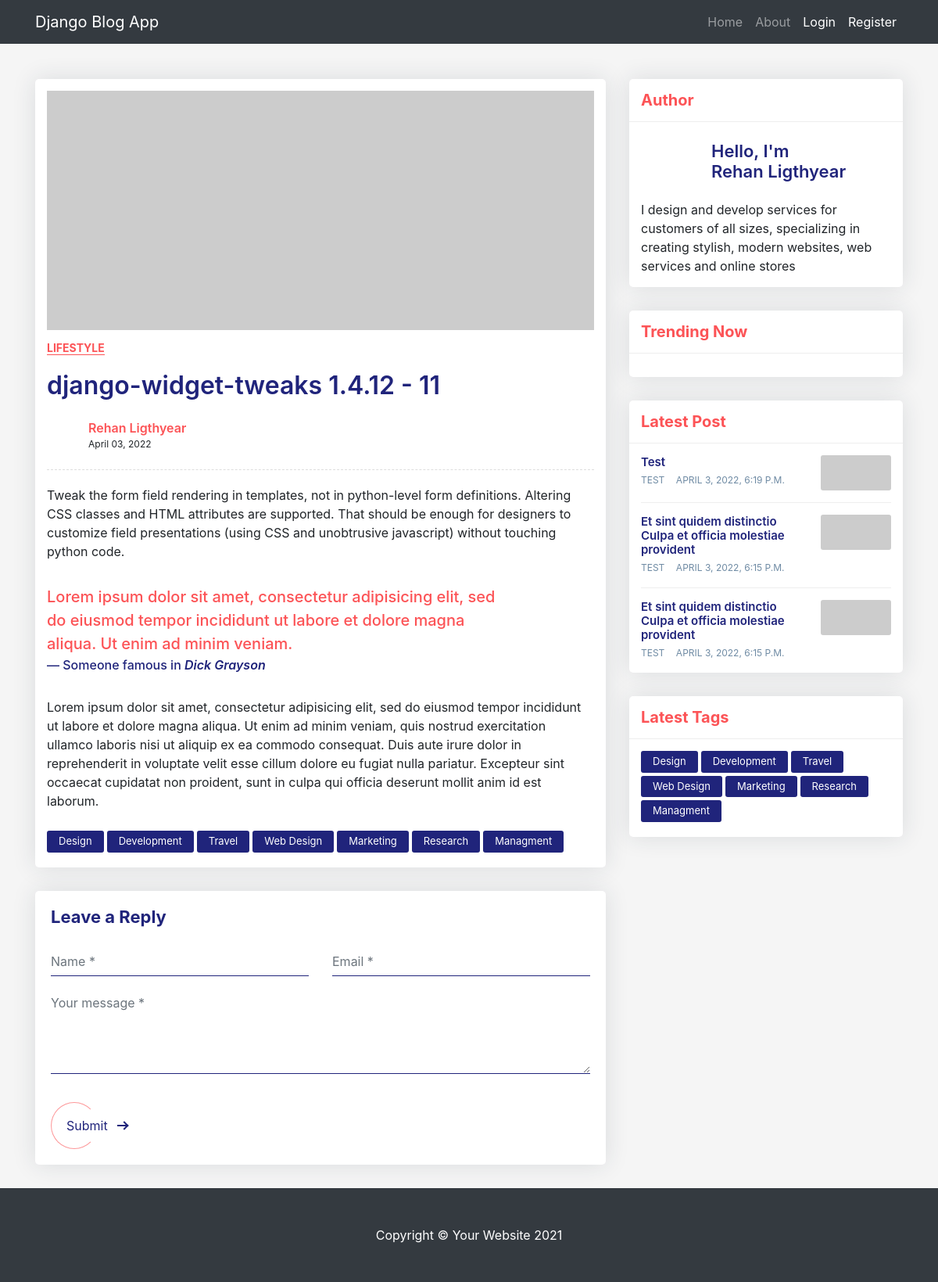
Before: /post/11 with the older database file.
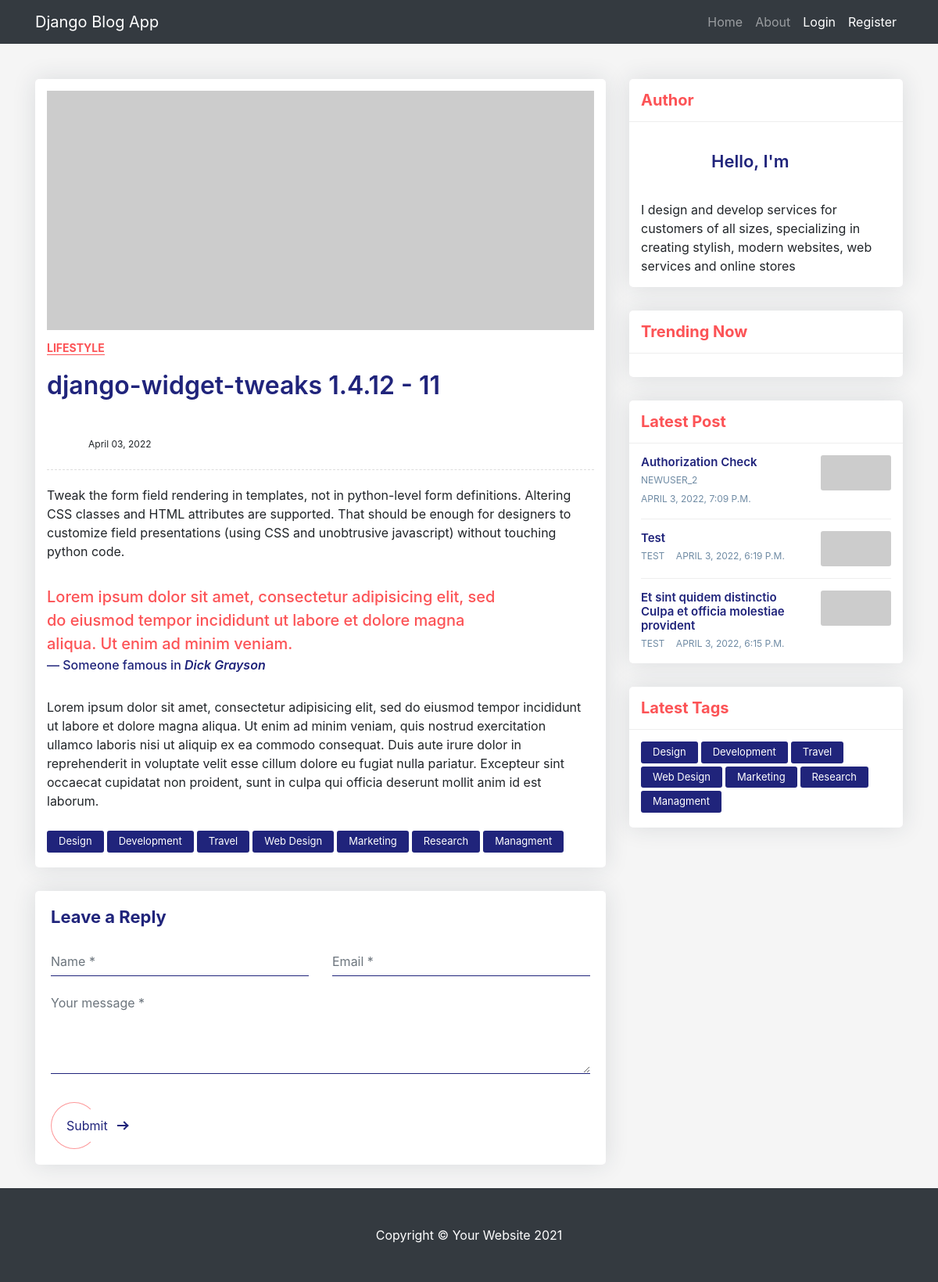
After: the same page with the newer database file.
### core/models.py (models this page shows, shortened)
class Post(models.Model):
    title = models.CharField(max_length = 100)
    content = models.TextField()
    created_at = models.DateTimeField(default=timezone.now)
    author = models.ForeignKey(User, on_delete=models.CASCADE)

### core/views.py (the view)
# urls.py: path('post/<int:pk>', views.PostDetailView.as_view(), name="blog-detail"),
class PostDetailView(DetailView):
    model = Post
    template_name = 'post_detail.html'
    def get_context_data(self, **kwargs):
        context = super(PostDetailView, self).get_context_data(**kwargs)
        context['posts'] = Post.objects.all()[::-1]
        return context

### core/templates/post_detail.html (shortened to what this page needs)
{% extends 'base.html' %}
{% block content %}
<div class="blog-single gray-bg">
    <div class="container">
        <div class="row align-items-start">
            <div class="col-lg-8 m-15px-tb">
                <article class="article">
                    <div class="article-img">
                        <img src="https://via.placeholder.com/800x350/87CEFA/000000" title="" alt="">
                    </div>
                    <div class="article-title">
                        <h6><a href="#">Lifestyle</a></h6>
                        <h2> {{ object.title }} - {{object.id}}</h2>
                        <div class="media">
                            <div class="avatar">
                            </div>
                            <div class="media-body">
                                <label> {{ object.author.first_name }} {{ object.author.last_name  }} </label>
                                <span>{{ object.created_at|date:"F d, Y" }}</span>
                            </div>
                        </div>
                    </div>
                    <div class="article-content">
                        <p> {{ object.content }} </p>
                        <blockquote>
                            <p>Lorem ipsum dolor sit amet, consectetur adipisicing elit, sed do eiusmod tempor incididunt ut labore et dolore magna aliqua. Ut enim ad minim veniam.</p>
                            <p class="blockquote-footer">Someone famous in <cite title="Source Title">Dick Grayson</cite></p>
                        </blockquote>
                        <p>Lorem ipsum dolor sit amet, consectetur adipisicing elit, sed do eiusmod tempor incididunt ut labore et dolore magna aliqua. Ut enim ad minim veniam, quis nostrud exercitation ullamco laboris nisi ut aliquip ex ea commodo consequat. Duis aute irure dolor in reprehenderit in voluptate velit esse cillum dolore eu fugiat nulla pariatur. Excepteur sint occaecat cupidatat non proident, sunt in culpa qui officia deserunt mollit anim id est laborum.</p>
                    </div>
                    <div class="nav tag-cloud">
                        <a href="#">Design</a>
                        <a href="#">Development</a>
                        <a href="#">Travel</a>
                        <a href="#">Web Design</a>
                        <a href="#">Marketing</a>
                        <a href="#">Research</a>
                        <a href="#">Managment</a>
                    </div>
                </article>
                <div class="contact-form article-comment">
                    <h4>Leave a Reply</h4>
                    <form id="contact-form" method="POST">
                        <div class="row">
                            <div class="col-md-6">
                                <div class="form-group">
                                    <input name="Name" id="name" placeholder="Name *" class="form-control" type="text">
                                </div>
                            </div>
                            <div class="col-md-6">
                                <div class="form-group">
                                    <input name="Email" id="email" placeholder="Email *" class="form-control" type="email">
                                </div>
                            </div>
                            <div class="col-md-12">
                                <div class="form-group">
                                    <textarea name="message" id="message" placeholder="Your message *" rows="4" class="form-control"></textarea>
                                </div>
                            </div>
                            <div class="col-md-12">
                                <div class="send">
                                    <button class="px-btn theme"><span>Submit</span> <i class="arrow"></i></button>
                                </div>
                            </div>
                        </div>
                    </form>
                </div>
            </div>
            <div class="col-lg-4 m-15px-tb blog-aside">
                <div class="widget widget-author">
                    <div class="widget-title">
                        <h3>Author</h3>
                    </div>
                    <div class="widget-body">
                        <div class="media align-items-center">
                            <div class="avatar">
                            </div>
                            <div class="media-body">
                                <h6>Hello, I'm<br> {{ object.author.first_name }} {{ object.author.last_name  }} </h6>
                            </div>
                        </div>
                        <p>I design and develop services for customers of all sizes, specializing in creating stylish, modern websites, web services and online stores</p>
                    </div>
                </div>
                <div class="widget widget-post">
                    <div class="widget-title">
                        <h3>Trending Now</h3>
                    </div>
                    <div class="widget-body">
                    </div>
                </div>
                <div class="widget widget-latest-post">
                    <div class="widget-title">
                        <h3>Latest Post</h3>
                    </div>
                    <div class="widget-body">
                        {% for post in posts|slice:":4" %}
                        {% if post.id != object.id %}
                        <div class="latest-post-aside media">
                            <div class="lpa-left media-body">
                                <div class="lpa-title">
                                    <h5><a href="{% url 'blog-detail' post.id %}">{{ post.title }}</a></h5>
                                </div>
                                <div class="lpa-meta">
                                    <a class="name" href="#">
                                        {{ post.author }}
                                    </a>
                                    <a class="date" href="#">
                                        {{ post.created_at }}
                                    </a>
                                </div>
                            </div>
                            <div class="lpa-right">
                                <a href="#">
                                    <img src="https://via.placeholder.com/400x200/FFB6C1/000000" title="" alt="">
                                </a>
                            </div>
                        </div>
                        {% endif %}
                        {% endfor %}
                    </div>
                </div>
                <div class="widget widget-tags">
                    <div class="widget-title">
                        <h3>Latest Tags</h3>
                    </div>
                    <div class="widget-body">
                        <div class="nav tag-cloud">
                            <a href="#">Design</a>
                            <a href="#">Development</a>
                            <a href="#">Travel</a>
                            <a href="#">Web Design</a>
                            <a href="#">Marketing</a>
                            <a href="#">Research</a>
                            <a href="#">Managment</a>
                        </div>
                    </div>
                </div>
            </div>
        </div>
    </div>
</div>
{% endblock content %}

### core/templates/base.html (shortened to what this page needs)
{% load static %}
<!DOCTYPE html>
<html lang="en">
<div class="min-vh-100 d-flex flex-column justify-content-between">
    <head>
        <link href="{% static '/main.css' %}" rel="stylesheet" />
        <link href="{% static '/detail.css' %}" rel="stylesheet" />
        <link rel="stylesheet" href="https://stackpath.bootstrapcdn.com/bootstrap/4.1.3/css/bootstrap.min.css">
    </head>
    <body>
        <nav class="navbar navbar-expand-lg navbar-dark bg-dark ">
            <div class="container">
                <a class="navbar-brand" href=" {% url 'blog-home' %} ">Django Blog App</a>
                <div class="collapse navbar-collapse" id="navbarSupportedContent">
                    <ul class="navbar-nav ms-auto mb-2 mb-lg-0">
                        <li class="nav-item"><a class="nav-link" href="{% url 'blog-home' %}">Home</a></li>
                        <li class="nav-item"><a class="nav-link" href="{% url 'blog-about' %}">About</a></li>
                        {% if not user.is_authenticated %}
                        <li class="nav-item"><a class="nav-link active" aria-current="page" href=" {% url 'login' %} ">Login</a></li>
                        <li class="nav-item"><a class="nav-link active" aria-current="page" href=" {% url 'register' %} ">Register</a></li>
                        {% endif %}
                    </ul>
                </div>
            </div>
        </nav>
        {% block content %}
        {% endblock content %}
        <footer class="py-5 bg-dark">
            <div class="container"><p class="m-0 text-center text-white">Copyright &copy; Your Website 2021</p></div>
        </footer>
    </body>
</div>
</html>

### core/static/detail.css (style rules this page uses)
body { margin-top:20px; }
.gray-bg { background-color: #f5f5f5; }
.blog-aside .widget { box-shadow: 0 0 30px rgba(31, 45, 61, 0.125); border-radius: 5px; overflow: hidden; background: #ffffff; margin-top: 15px; margin-bottom: 15px; width: 100%; display: inline-block; vertical-align: top; }
.blog-aside .widget-body { padding: 15px; }
.blog-aside .widget-title { padding: 15px; border-bottom: 1px solid #eee; }
.blog-aside .widget-title h3 { font-size: 20px; font-weight: 700; color: #fc5356; margin: 0; }
.blog-aside .widget-author .media { margin-bottom: 15px; }
.blog-aside .widget-author p { font-size: 16px; margin: 0; }
.blog-aside .widget-author .avatar { width: 70px; height: 70px; border-radius: 50%; overflow: hidden; }
.blog-aside .widget-author h6 { font-weight: 600; color: #20247b; font-size: 22px; margin: 0; padding-left: 20px; }
.blog-aside .latest-post-aside + .latest-post-aside { border-top: 1px solid #eee; padding-top: 15px; margin-top: 15px; }
.blog-aside .latest-post-aside .lpa-right { width: 90px; }
.blog-aside .latest-post-aside .lpa-right img { border-radius: 3px; }
.blog-aside .latest-post-aside .lpa-left { padding-right: 15px; }
.blog-aside .latest-post-aside .lpa-title h5 { margin: 0; font-size: 15px; }
.blog-aside .latest-post-aside .lpa-title a { color: #20247b; font-weight: 600; }
.blog-aside .latest-post-aside .lpa-meta a { color: #6F8BA4; font-size: 12px; text-transform: uppercase; display: inline-block; margin-right: 10px; }
.tag-cloud a { padding: 4px 15px; font-size: 13px; color: #ffffff; background: #20247b; border-radius: 3px; margin-right: 4px; margin-bottom: 4px; }
.blog-single { padding-top: 30px; padding-bottom: 30px; }
.article { box-shadow: 0 0 30px rgba(31, 45, 61, 0.125); border-radius: 5px; overflow: hidden; background: #ffffff; padding: 15px; margin: 15px 0 30px; }
.article .article-title { padding: 15px 0 20px; }
.article .article-title h6 { font-size: 14px; font-weight: 700; margin-bottom: 20px; }
.article .article-title h6 a { text-transform: uppercase; color: #fc5356; border-bottom: 1px solid #fc5356; }
.article .article-title h2 { color: #20247b; font-weight: 600; }
.article .article-title .media { padding-top: 15px; border-bottom: 1px dashed #ddd; padding-bottom: 20px; }
.article .article-title .media .avatar { width: 45px; height: 45px; border-radius: 50%; overflow: hidden; }
.article .article-title .media .media-body { padding-left: 8px; }
.article .article-title .media .media-body span { display: block; font-size: 12px; }
.article .article-content blockquote { max-width: 600px; padding: 15px 0 30px 0; margin: 0; }
.article .article-content blockquote p { font-size: 20px; font-weight: 500; color: #fc5356; margin: 0; }
.article .article-content blockquote .blockquote-footer { color: #20247b; font-size: 16px; }
.article .article-content blockquote .blockquote-footer cite { font-weight: 600; }
.article .tag-cloud { padding-top: 10px; }
.article-comment { box-shadow: 0 0 30px rgba(31, 45, 61, 0.125); border-radius: 5px; overflow: hidden; background: #ffffff; padding: 20px; }
.article-comment h4 { color: #20247b; font-weight: 700; margin-bottom: 25px; font-size: 22px; }
img { max-width: 100%; }
img { vertical-align: middle; border-style: none; }
.contact-form .form-control { border: none; border-bottom: 1px solid #20247b; background: transparent; border-radius: 0; padding-left: 0; box-shadow: none !important; }
.contact-form .send { margin-top: 20px; }
.px-btn { padding: 0 50px 0 20px; line-height: 60px; position: relative; display: inline-block; color: #20247b; background: none; border: none; }
.px-btn:before { content: ""; position: absolute; top: 0; left: 0; display: block; border-radius: 30px; background: transparent; border: 1px solid rgba(252, 83, 86, 0.6); border-right: 1px solid transparent; -moz-transition: ease all 0.35s; -o-transition: ease all 0.35s; -webkit-transition: ease all 0.35s; transition: ease all 0.35s; width: 60px; height: 60px; }
.px-btn .arrow { width: 13px; height: 2px; background: currentColor; display: inline-block; position: absolute; top: 0; bottom: 0; margin: auto; right: 25px; }
.px-btn .arrow:after { width: 8px; height: 8px; border-right: 2px solid currentColor; border-top: 2px solid currentColor; content: ""; position: absolute; top: -3px; right: 0; display: inline-block; -moz-transform: rotate(45deg); -o-transform: rotate(45deg); -ms-transform: rotate(45deg); -webkit-transform: rotate(45deg); transform: rotate(45deg); }

Changed rows visible on the page:
removed Post: title "Et sint quidem distinctio Culpa et officia molestiae provident", author "TEST", created_at "APRIL 3, 2022, 6:15 P.M."
changed Post "django-widget-tweaks 1.4.12": author.first_name "Rehan" → (not shown); author.last_name "Ligthyear" → (not shown)
added Post: title "Authorization Check", author "NEWUSER_2", created_at "APRIL 3, 2022, 7:09 P.M."
